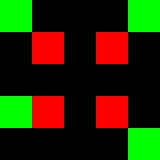
#> input picture fast-risk-aware-ltl-planning/maps/async-example.bmp, 160 x 160 px; its folder holds only this picture in this run
$ python -i img.py   (imports and definitions only)
#> lines starting #> are read from the running program, lines starting #| are printed output that depends on the picture; after the words box and inside, x2 and y2 are one past the last pixel; in counts of white or black regions, pixels touching at a corner belong together
import numpy as np
import cv2
import math
import matplotlib.pyplot as plt

import cell
import global_vars as gv

# read in a image
# [301 lines left out: functions read_image, perspective_warp, color_segment_image, merge_colors, apply_edge_blur, create_risk_img and 5 more, not called in this run]

>>> import cv2
>>> picture = cv2.imread('../maps/async-example.bmp')
#> picture is the input picture: shape (160, 160, 3); mean B, G, R 0, 40.8, 40.8
>>> result = color_segment_image(picture)
#> in color_segment_image, `img = cv2.cvtColor(img, cv2.COLOR_BGR2HSV)`: img: shape (160, 160, 3); mean H, S, V 9.6, 81.6, 81.6
#> in color_segment_image, `hue_channel, sat_channel, _ = cv2.split(img)`:
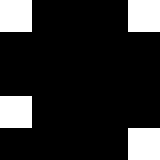
#> hue_channel: shape (160, 160); values 0 (black) and 60 (white), 16% white; 4 white regions, box (x1, y1, x2, y2) and area: (0, 0, 32, 32) 1024, (128, 0, 160, 32) 1024, (0, 96, 32, 128) 1024, (128, 128, 160, 160) 1024
#> in color_segment_image, `hue_channel, sat_channel, _ = cv2.split(img)`:
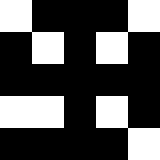
#> sat_channel: shape (160, 160); 32% white; 4 white regions, box (x1, y1, x2, y2) and area: (0, 0, 64, 64) 2048, (96, 0, 160, 64) 2048, (0, 96, 64, 128) 2048, (96, 96, 160, 160) 2048
#> in color_segment_image, `red_low_channel = cv2.bitwise_and(cv2.inRange(hue_channel, 0, 5), cv2...`:
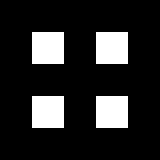
#> red_low_channel: shape (160, 160); 16% white; 4 white regions, box (x1, y1, x2, y2) and area: (32, 32, 64, 64) 1024, (96, 32, 128, 64) 1024, (32, 96, 64, 128) 1024, (96, 96, 128, 128) 1024
#> in color_segment_image, `red_high_channel = cv2.bitwise_and(cv2.inRange(hue_channel, 175, 180),..`: red_high_channel: shape (160, 160); every value is 0

$ run again, on fast-risk-aware-ltl-planning/maps/choic-example.bmp
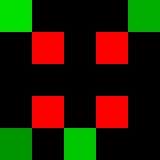
#> input picture fast-risk-aware-ltl-planning/maps/choic-example.bmp, 160 x 160 px
#> picture is the input picture: shape (160, 160, 3); mean B, G, R 0, 30, 40.8
#> img: shape (160, 160, 3); mean H, S, V 9.6, 81.6, 70.8
#> in color_segment_image, `hue_channel, sat_channel, _ = cv2.split(img)`:
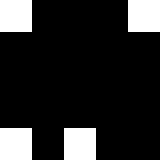
#> hue_channel: shape (160, 160); values 0 (black) and 60 (white), 16% white; 4 white regions, box (x1, y1, x2, y2) and area: (0, 0, 32, 32) 1024, (128, 0, 160, 32) 1024, (0, 128, 32, 160) 1024, (64, 128, 96, 160) 1024
#> in color_segment_image, `hue_channel, sat_channel, _ = cv2.split(img)`:
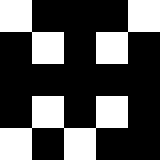
#> sat_channel: shape (160, 160); 32% white; 3 white regions, box (x1, y1, x2, y2) and area: (0, 96, 128, 160) 4096, (0, 0, 64, 64) 2048, (96, 0, 160, 64) 2048
#> red_low_channel: shape (160, 160); 16% white; 4 white regions, box (x1, y1, x2, y2) and area: (32, 32, 64, 64) 1024, (96, 32, 128, 64) 1024, (32, 96, 64, 128) 1024, (96, 96, 128, 128) 1024
#> red_high_channel: shape (160, 160); every value is 0
